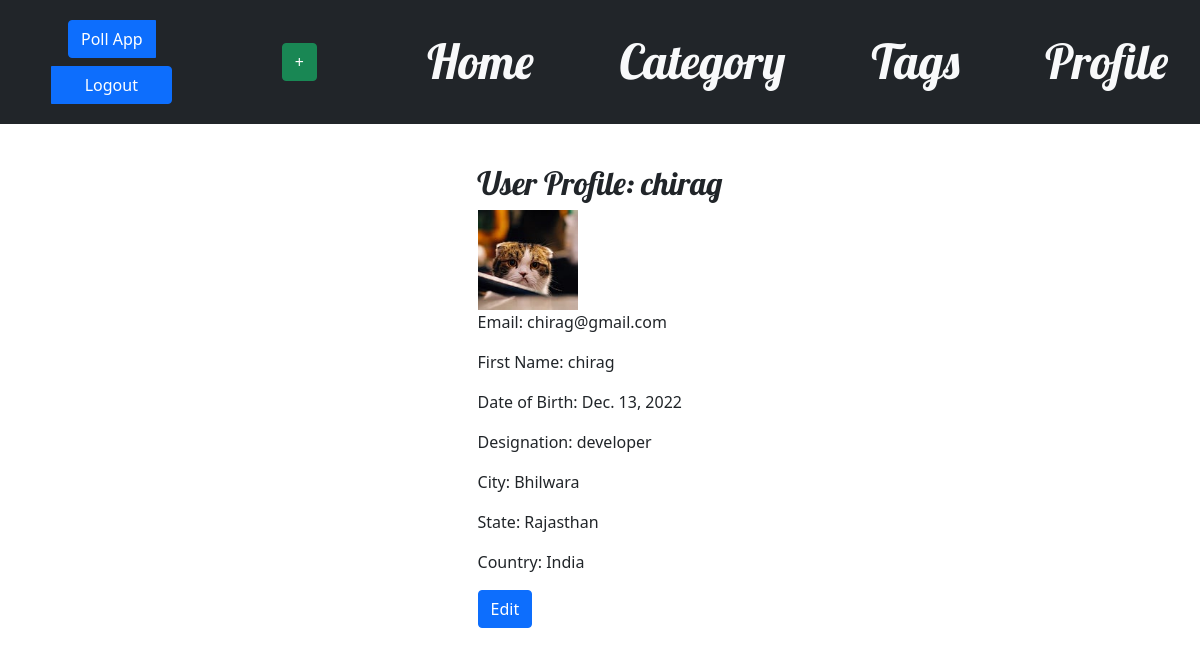
Page /user/chirag/ on the committed database.
### blog/models.py (models this page shows, shortened)
class CustomUser(AbstractUser):
    gender = models.CharField(max_length=60,choices=GENDER_CHOICES,blank=True)
    city = models.CharField(max_length=80,blank=True)
    state = models.CharField(max_length=90,blank=True)
    country = models.CharField(max_length=50,blank=True,default='IN',choices=COUNTRY_CHOICES)
    designation = models.CharField(max_length=50,null=True,blank=True)
    img = models.ImageField(blank=True,null=True,upload_to='profile_images/',default='default_img.jpg')
    phone = models.PositiveBigIntegerField(blank=True,default=0000000)
    pincode = models.PositiveIntegerField(blank=True,null=True)
    address = models.TextField(max_length=50,blank=True,null=True)
    dob = models.DateField(blank=True,null=True)
    def img_preview2(self):
        return mark_safe('<img src = "{url}" width = "100"/>'.format(
             url = self.img.url
         ))

### blog/views.py (the view)
# urls.py: path('user/<str:username>/', views.user_detail, name='user_detail'),
def user_detail(request, username):
    user = get_object_or_404(CustomUser, username=username)
    return render(request, 'blog/userdetails.html', {'user': user})

### blog/templates/blog/userdetails.html (shortened to what this page needs)
{% extends 'blog/base.html' %}
{% block content %}
<div class="w-100 container d-flex justify-content-between align-items-center m-auto">
    <div class=" m-auto">
        <h2>User Profile: {{ user.username }}</h2>
        {% if user.img %}
        <div class="rounded-2">
            {{ user.img_preview2 }}
        </div>
        {% endif %}
        {% if user.email %}
        <p>Email: {{ user.email }}</p>
        {% endif %}
        {% if user.first_name %}
        <p>First Name: {{ user.first_name }}</p>
        {% endif %}
        {% if user.dob %}
        <p>Date of Birth: {{ user.dob }}</p>
        {% endif %}
        {% if user.designation %}
        <p>Designation: {{ user.designation }}</p>
        {% endif %}
        {% if user.city %}
        <p>City: {{ user.city }}</p>
        {% endif %}
        {% if user.state %}
        <p>State: {{ user.state }}</p>
        {% endif %}
        {% if user.country %}
        <p>Country: {{ user.get_country_display }}</p>
        {% endif %}
        <a href="{% url 'blog:edit_profile' %}" class="btn btn-primary">Edit</a>
    </div>
</div>
{% endblock %}

### blog/static/css/blog.css (style rules this page uses)
h1, h2, h3, h4 { font-family: 'Lobster', cursive; }

### rows in the picture
CustomUser: username "chirag", img_preview2 (picture), email "chirag@gmail.com", first_name "chirag", dob "Dec. 13, 2022", designation "developer", city "Bhilwara", state "Rajasthan", country "India"
